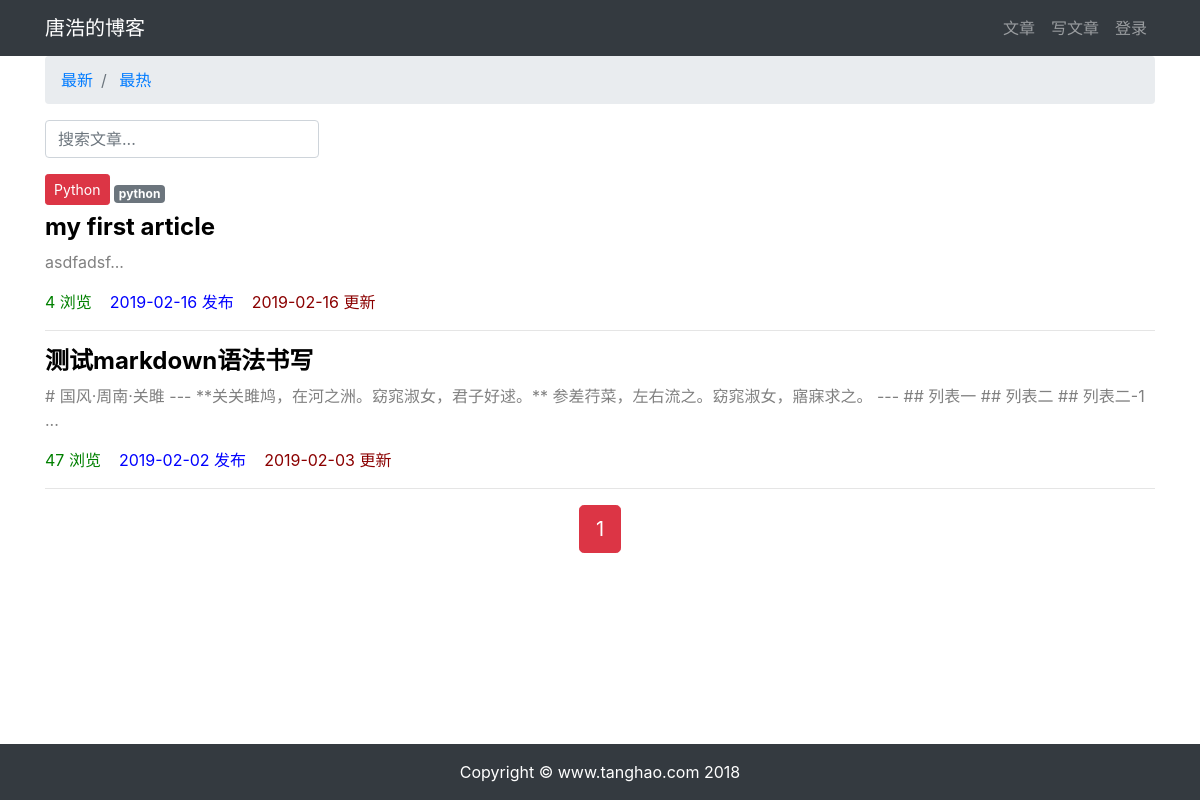
Page /article/article-list/ on the committed database.
### article/models.py (models this page shows, shortened)
class ArticlePost(models.Model):
    column = models.ForeignKey(
        ArticleColumn,
        null=True,
        blank=True,
        on_delete=models.CASCADE,
        related_name='artricle'
    )
    tags = TaggableManager(blank=True)
    author = models.ForeignKey(User, on_delete=models.CASCADE)
    title = models.CharField(max_length=100)
    body = models.TextField()
    created = models.DateTimeField(default=timezone.now)
    updated = models.DateTimeField(auto_now=True)
    total_views = models.PositiveIntegerField(default=0)
    class Meta:
        ordering = ('-created',)

class ArticleColumn(models.Model):
    title = models.CharField(max_length=100, blank=True)
    created = models.DateTimeField(default=timezone.now)
    def __str__(self):
        return self.title

### article/views.py (the view)
# urls.py: path('article-list/', views.article_list, name='article_list'),
def article_list(request):
    search = request.GET.get('search')
    order = request.GET.get('order')
    column = request.GET.get('column')
    tag = request.GET.get('tag')
    article_lst = ArticlePost.objects.all()
    if search:
        if order == 'total_views':
            article_lst = article_lst.filter(
                Q(title__icontains=search) |
                Q(body__icontains=search)
            ).order_by('-total_views')
    else:
        search = ''
    if column is not None and column.isdigit():
        article_lst = article_lst.filter(column=column)
    if tag and tag != 'None':
        article_lst = article_lst.filter(tags__name__in=[tag])
    if order == 'total_views':
        article_lst = article_lst.order_by('-total_views')
    paginator = Paginator(article_lst, 5)
    page = request.GET.get('page')
    articles = paginator.get_page(page)
    context = {'articles': articles, 'search': search, 'column': column, 'tag': tag, 'order': order}
    return render(request, 'article/list.html', context)

### template/article/list.html (shortened to what this page needs)
{% extends "base.html" %}
{% load staticfiles %}
{% block content %}
<div class="container">
    <nav aria-label="breadcrumb">
        <ol class="breadcrumb">
            <li class="breadcrumb-item">
                <a href="{% url 'article:article_list' %}?search={{ search }}&column={{ column }}&tag={{ tag }}">
                    最新
                </a>
            </li>
            <li class="breadcrumb-item">
                <a href="{% url 'article:article_list' %}?order=total_views&search={{ search }}&column={{ column }}&tag={{ tag }}">
                    最热
                </a>
            </li>
        </ol>
    </nav>
    <div class="row">
        <div class="col-auto mr-auto">
            <form class="form-inline">
                <input type="text"
                       class="form-control mb-2 mr-sm-2"
                       name="search"
                       placeholder="搜索文章..."
                       required
                >
            </form>
        </div>
    </div>
    <div class="row mt-2">
        {% for article in articles %}
        <div class="col-12">
            {% if article.column %}
            <button type="button"
                    class="btn btn-sm mb-2
                    {% if article.column.title == 'Django' %}
                        btn-success
                    {% elif article.column.title == 'Python' %}
                        btn-danger
                    {% elif article.column.title == '生信' %}
                        btn-warning
                    {% endif %}
                    "
            >
                {{ article.column }}
            </button>
            {% endif %}
            <span>
                {% for tag in article.tags.all %}
                    <a href="{% url 'article:article_list' %}?tag={{ tag }}"
                    class="badge badge-secondary"
                    >
                        {{ tag }}
                    </a>
                {% endfor %}
            </span>
            <h4>
                <b>
                    <a href="{% url 'article:article_detail' article.id %}"
                       style="color: black;"
                    >
                        {{ article.title }}
                    </a>
                </b>
            </h4>
            <div>
                <p style="color: gray;">
                    {{ article.body|slice:'100' }}...
                </p>
            </div>
            <p>
                <span style="color: green;">
                    {{ article.total_views }} 浏览&nbsp;&nbsp;&nbsp;
                </span>
                <span style="color: blue;">
                    {{ article.created|date:'Y-m-d' }} 发布&nbsp;&nbsp;&nbsp;
                </span>
                <span style="color: darkred;">
                    {{ article.updated|date:'Y-m-d' }} 更新
                </span>
            </p>
            <hr>
        </div>
        {% endfor %}
    </div>
    <div class="pagination row">
        <div class="m-auto">
        <span class="step-links">
            <span class="current btn btn-danger btn-lg">
                {{ articles.number }}
            </span>
        </span>
        </div>
    </div>
</div>
{% endblock content %}

### template/base.html (shortened to what this page needs)
{% load staticfiles %}
<!DOCTYPE html>
<html lang="zh-cn">
<head>
    <link rel="stylesheet" href="{% static 'bootstrap/css/bootstrap.min.css' %}">
    <link rel="stylesheet" href="{% static 'md_css/monokai.css' %}">
</head>
<body>
    {% include 'header.html' %}
    {% block content %}{% endblock content %}
    {% include 'footer.html' %}
</body>
</html>

### template/header.html (shortened to what this page needs)
<nav class="navbar navbar-expand-lg navbar-dark bg-dark">
    <div class="container">
        <a class="navbar-brand" href="#">唐浩的博客</a>
        <div>
            <ul class="navbar-nav">
                <li class="nav-item">
                    <a class="nav-link" href="{% url 'article:article_list' %}">文章</a>
                </li>
                <li class="nav-item">
                    <a class="nav-link" href="{% url 'article:article_create' %}">写文章</a>
                </li>
                {% if user.is_authenticated %}
                <li class="nav-item dropdown">
                    <a class="nav-link dropdown-toggle" href="#" id="navbarDropdown" role="button"
                       data-toggle="dropdown" aria-haspopup="true" aria-expanded="false">
                        {{ user.username }}
                    </a>
                    <div class="dropdown-menu" aria-labelledby="navbarDropdown">
                        <a class="dropdown-item" href="#" onclick="user_delete()">删除用户</a>
                        <a class="dropdown-item" href="{% url 'userprofile:logout' %}">退出登录</a>
                        <a class="dropdown-item" href="{% url 'userprofile:edit' user.id %}">个人信息</a>
                    </div>
                </li>
                {% else %}
                <li class="nav-item">
                    <a class="nav-link" href="{% url 'userprofile:login' %}">登录</a>
                </li>
                {% endif %}
            </ul>
        </div>
    </div>
</nav>

### template/footer.html
{% load staticfiles %}
<div>
    <br><br><br>
</div>
<footer class="py-3 bg-dark fixed-bottom">
    <div class="container">
        <p class="m-0 text-center text-white">Copyright &copy; www.tanghao.com 2018</p>
    </div>
</footer>

### rows in the picture
ArticlePost: column "Python", title "my first article", body "asdfadsf", total_views "4", created "2019-02-16", updated "2019-02-16"
Tag: name "python"
ArticlePost: title "测试markdown语法书写", body "# 国风·周南·关雎 --- **关关雎鸠，在河之洲。窈窕淑女，君子好逑。** 参差荇菜，左右流之。窈窕淑女，寤寐求之。 --- ## 列表一 ## 列表二 ## 列表二-1", total_views "47", created "2019-02-02", updated "2019-02-03"

### other values in the picture
{{ articles.number }} "1"
